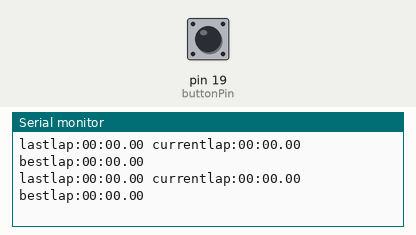
Simulated run of this sketch. Board: Arduino Uno, built with avr-gcc and run on an emulated ATmega328P. Shown: the last lines printed to the serial monitor. Inputs (shaded band) come from the test bench; at power-on: pin 19 (buttonPin) HIGH.

Above: at 1.2 s.
1.3 s: pin 19 (buttonPin) pulled LOW for 0.15 s
At 1.44 s:
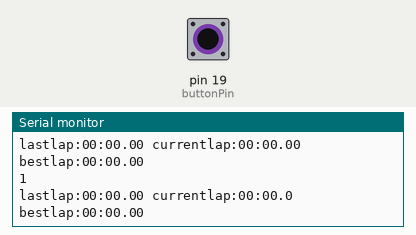
4.4 s: pin 19 (buttonPin) pulled LOW for 1 s
8.4 s: pin 19 (buttonPin) pulled LOW for 0.15 s
At 8.59 s:
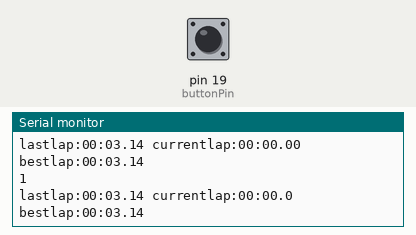
11.5 s: pin 19 (buttonPin) pulled LOW for 1 s
15.5 s: pin 19 (buttonPin) pulled LOW for 3.2 s
At 15.65 s:
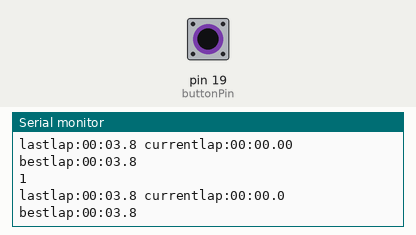
21.7 s: pin 19 (buttonPin) pulled LOW for 0.15 s
Timing chart, 0 to 24.7 s (numbered marks = the images above; inputs shaded):
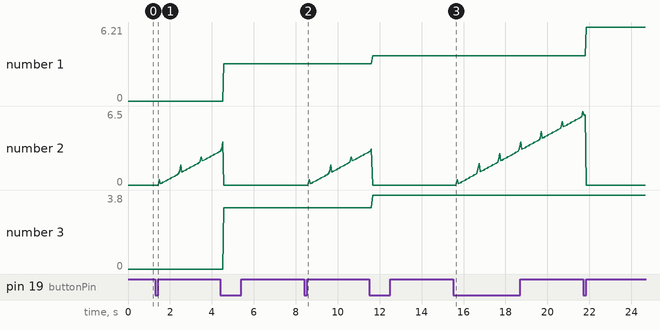

The sketch:

LapTimer.ino
```cpp
const int buttonPin = 19;
unsigned long int lastDebounceTime = 0;  // the last time the output pin was toggled
int debounceDelay = 50;
int buttonState= LOW;             // the current reading from the input pin
int lastButtonState = LOW;   // the previous reading from the input pin
unsigned long int tempo_inicio = 0;
unsigned long int tempo_fim = 0;
bool LapState = false;
String currentlap = "00:00.00";
String lastlap = "00:00.00";
String bestlap = "00:00.00";
unsigned long int bestlap_counter = 100000000;
unsigned long int lastlap_counter = 0;
unsigned long int Sec, Min, Millisec;

void setup() {
  Serial.begin(9600);
  pinMode(buttonPin, INPUT_PULLUP);

}

void loop() {
  laptimer_loop();

}
```

sla.ino
```cpp
void laptimer_loop() {
  // read the state of the switch into a local variable:
  int reading = !digitalRead(buttonPin);


  // check to see if you just pressed the button
  // (i.e. the input went from LOW to HIGH), and you've waited long enough
  // since the last press to ignore any noise:

  // If the switch changed, due to noise or pressing:
  if (reading != lastButtonState) {
    // reset the debouncing timer
    lastDebounceTime = millis();
  }

  if ((millis() - lastDebounceTime) > debounceDelay) {
    // whatever the reading is at, it's been there for longer than the debounce
    // delay, so take it as the actual current state:

    // if the button state has changed:
    if (reading != buttonState) {
      buttonState = reading;

      // only toggle the LED if the new button state is HIGH
      if (buttonState == HIGH) {
        Serial.println(1);
        if (LapState == false) {
          LapState = true;
          tempo_inicio = millis();
        }
        else if (LapState == true) {
          LapState = false;
          tempo_fim = millis();
          }


      }
    }
  }
  // save the reading. Next time through the loop, it'll be the lastButtonState:
  lastButtonState = reading;

  if (tempo_fim > tempo_inicio){
    lastlap_counter = tempo_fim - tempo_inicio;
    lastlap = format_timer(lastlap_counter);

    if (lastlap_counter < bestlap_counter) {
      bestlap_counter = lastlap_counter;
      bestlap = lastlap;
      }
    tempo_fim = 0;
    tempo_inicio = 0;
  }

  if (LapState == true) {
    currentlap = format_timer(millis()-tempo_inicio);
  }
  else currentlap = "00:00.00";
  Serial.println("lastlap:" + lastlap + " " + "currentlap:" + currentlap + " " + "bestlap:" + bestlap);
}

String format_timer(int total_millis){
    Millisec = (total_millis%1000)/10;
    Sec = (total_millis/1000)%60;
    Min = (total_millis/60000)%60;
    if (Min < 10) {
      if (Sec < 10){
        return String(String('0') + Min + String(':') + String('0') + Sec + String('.') + Millisec);
      }
        return String(String('0') + Min + String(':') + Sec + String('.') + Millisec);
    }
    else if (Sec < 10) return String(Min + String(':') + String('0') + Sec + String('.') + Millisec);
    else return String(Min + String(':') + Sec + String('.') + Millisec);
  }
```

Measured:
- after the input at 1.3 s, the serial monitor: prints a new line after 0.13 s (image 1)
- after the input at 8.4 s, the serial monitor: prints a new line after 0.18 s (image 2)
- after the input at 15.5 s, the serial monitor: prints a new line after 0.14 s (image 3)
- plotted number 2: 0 → 2.91 after the input at 1.3 s, 0 → 2.91 after the input at 8.4 s, 0 → 6.5 after the input at 15.5 s
